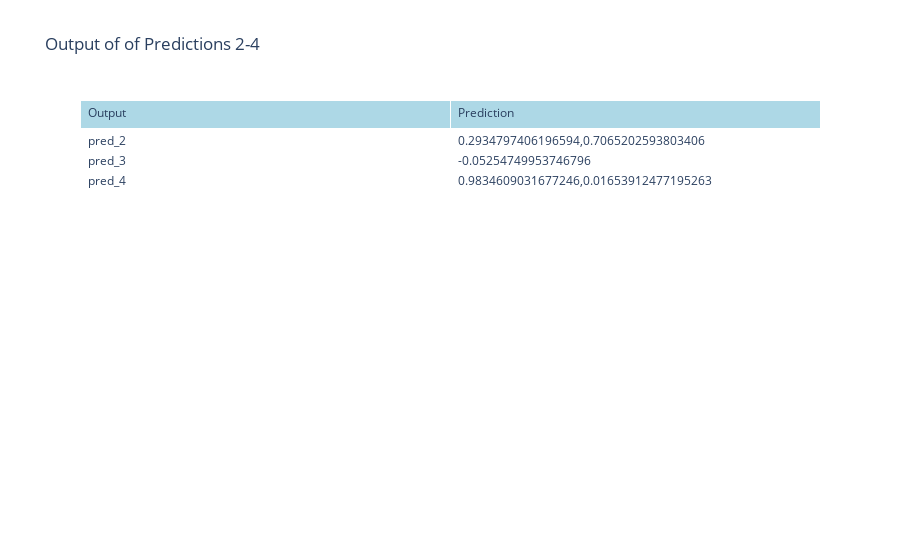

Notebook code for this chart:
### Code cell
fig = go.Figure(data=[go.Table(
                header=dict(values=["Output", "Prediction"], 
                            fill_color='lightblue', 
                            align='left'),
                cells=dict(values=[pred_df.index, 
                                   pred_df['prediction']],
                                   fill_color='white', 
                                   align='left'))
])

fig.update_layout(title="Output of of Predictions 2-4")

fig.show()

### Figure 1 — Plotly figure (JSON) as saved in the notebook; plotly's stock layout.template omitted (floating-point values rounded to 4 significant figures)
{"data": [{"cells": {"align": "left", "fill": {"color": "white"}, "values": [["pred_2", "pred_3", "pred_4"], [[0.2935, 0.7065], [-0.05255], [0.9835, 0.01654]]]}, "header": {"align": "left", "fill": {"color": "lightblue"}, "values": ["Output", "Prediction"]}, "type": "table"}], "layout": {"title": {"text": "Output of of Predictions 2-4"}}}
